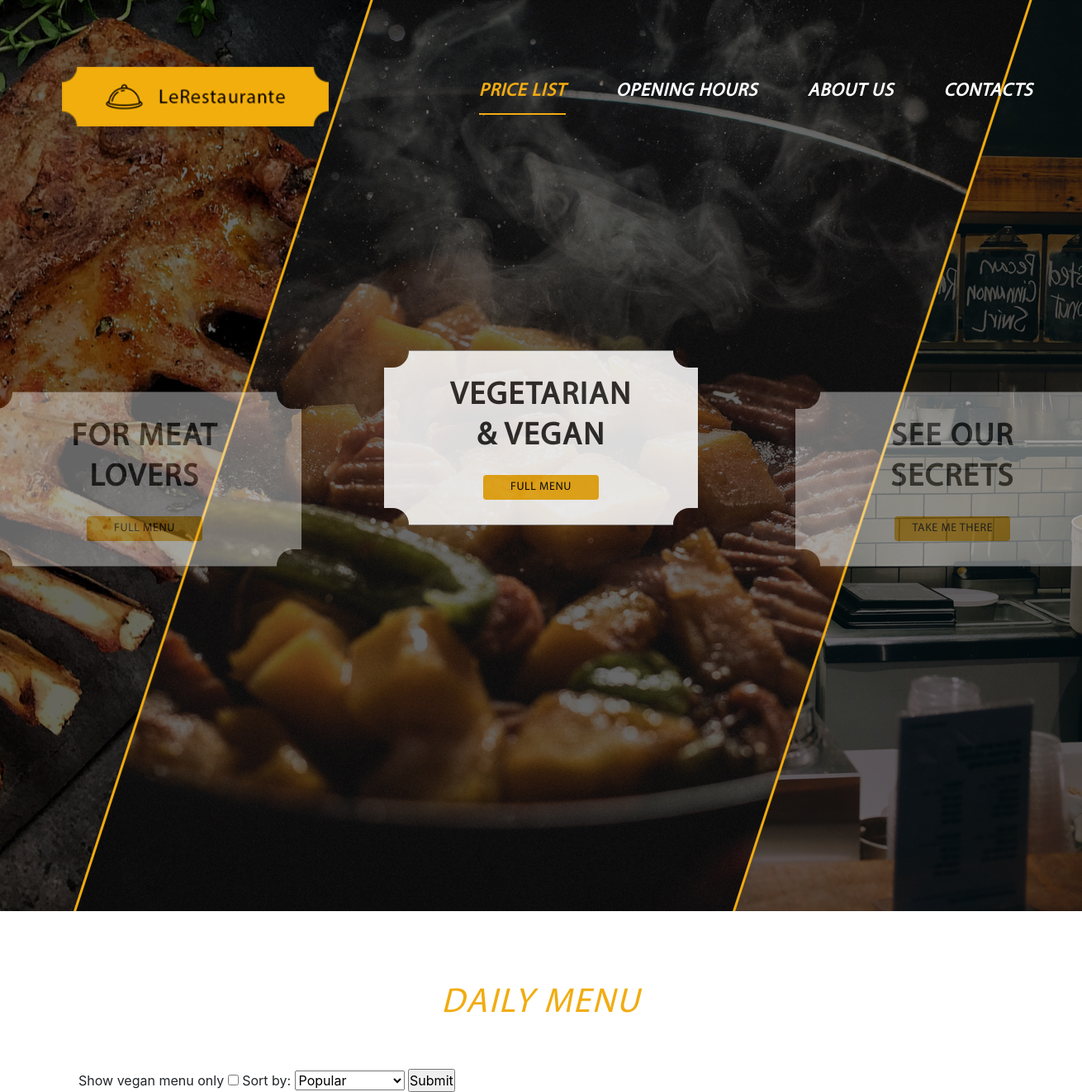
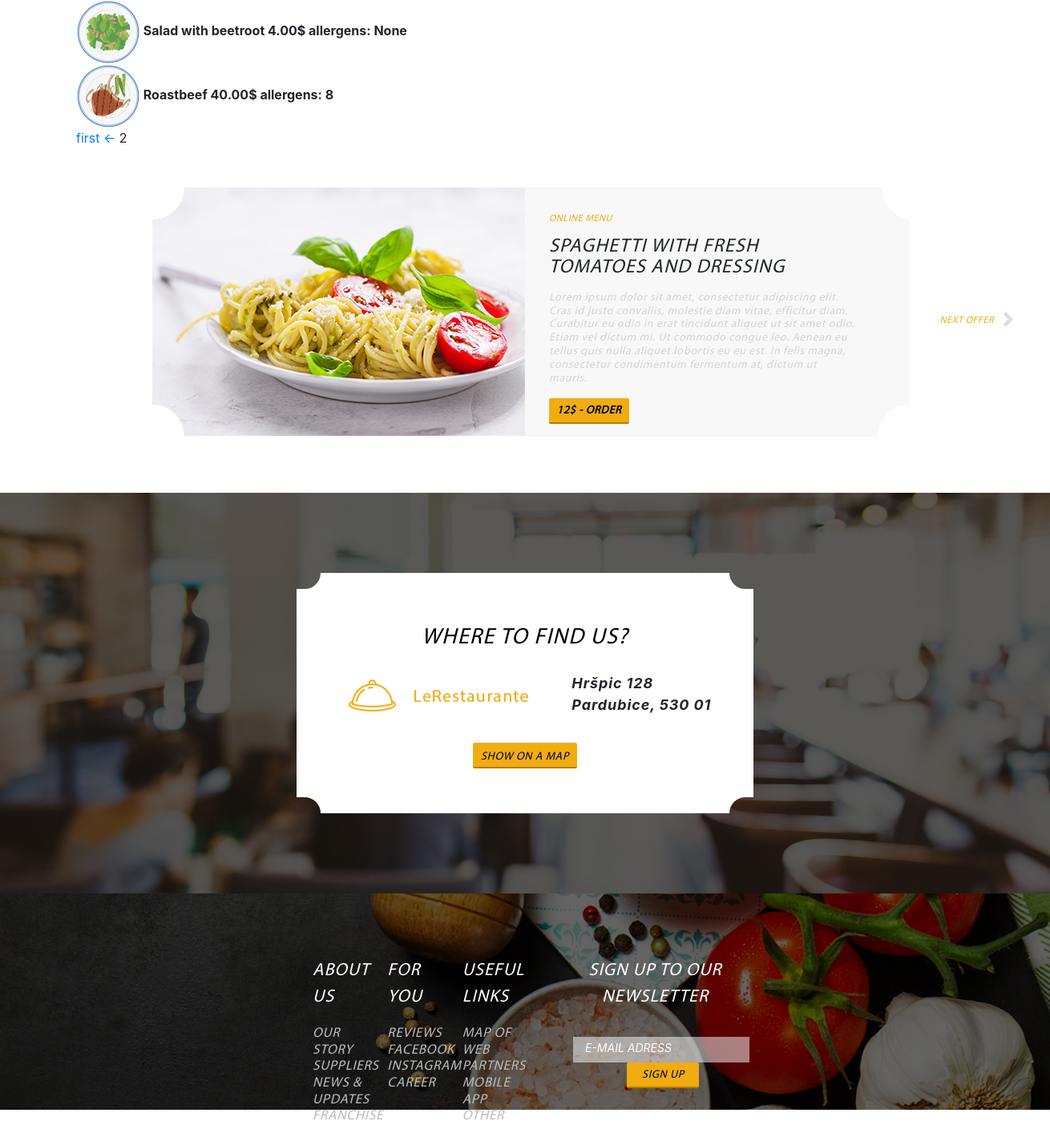
The app's page /page2 with its own data (2 pictures, top to bottom).
### menu/models.py (models this page shows, shortened)
class Dish(models.Model):
    title = models.CharField(verbose_name=u'Название блюда', max_length=255)
    price = models.DecimalField(verbose_name=u'Цена', max_digits=6, decimal_places=2)
    rating = models.IntegerField(verbose_name=u'Рейтинг', default=0, null=True)
    vegan = models.BooleanField(verbose_name=u'Вегетерианкое')
    allergens = models.CharField(verbose_name=u'Аллергены', max_length=64)
    img = models.FileField(upload_to='uploads/', default='uploads/chicken.svg')
    class Meta:
        verbose_name = u'Блюдо'
        verbose_name_plural = u'Блюда'
        ordering = ('-rating', '-id')

### menu/views.py (the view)
# urls.py: url(r'^page(?P<page>\d+)', views.DishList.as_view()),
class DishList(ListView):
    template_name = 'index.html'
    model = Dish
    paginate_by = 6
    def dispatch(self, request, *args, **kwargs):
        self.form = SortingForm(request.GET)
        self.form.is_valid()
        return super(DishList, self).dispatch(request, *args, **kwargs)
    def get_queryset(self):
        queryset = Dish.objects.all()
        if self.form.cleaned_data.get('for_vegan'):
            queryset = queryset.filter(vegan=self.form.cleaned_data.get('for_vegan'))
        if self.form.cleaned_data.get('sort_field'):
            queryset = queryset.order_by(self.form.cleaned_data.get('sort_field'))
        return queryset
    def get_context_data(self, **kwargs):
        context = super(DishList, self).get_context_data(**kwargs)
        context['form'] = self.form
        return context

### menu/forms.py
class SortingForm(forms.Form):
    for_vegan = forms.BooleanField(required=False)
    sort_field = forms.ChoiceField(choices=(( '-rating', 'Popular'),
                                   ('-id', 'New'),
                                   ('price', 'Price (lowest)'),
                                   ('-price', 'Price (highest)')),
                                   required=False)

### menu/templatetags/query_update.py (called while the page is built)
@register.simple_tag
def query_update(query, key, value):
    query = query.copy()
    query[key] = value
    return query.urlencode()

### menu/templates/index.html (shortened to what this page needs)
<!DOCTYPE html>
<html lang="ru">
<head>
	    {% load staticfiles %}
	<link rel="stylesheet" href="https://use.fontawesome.com/releases/v5.1.0/css/all.css">
	<link rel="stylesheet" href="{% static 'menu/css/main.min.css' %}" >
</head>
<body>
	<div class="header col-12">
		<div class="row">
			<div class="logo col-4">
				<img src="{% static 'img/logo.svg' %}" alt="Лого">
			</div>
			<div class="navbar col-8">
				<nav>
					<ul>
						<li><a class="active" href="#">PRICE LIST</a></li>
						<li><a href="#">OPENING HOURS</a></li>
						<li><a href="#">ABOUT US</a></li>
						<li><a href="#">CONTACTS</a></li>
					</ul>
				</nav>
			</div>
		</div>
		<div class="messages row">
			<div class="banner_left col-4">
				<div class="message_left">
					<div class="message_wrap">
					<p>
						FOR MEAT LOVERS
					</p>
					<button class="full_menu_button">FULL MENU</button>
					</div>
				</div>
			</div>
			<div class="banner col-4">
				<div class="message">
					<div class="message_wrap">
						<p>
							VEGETARIAN & VEGAN
						</p>
					<button class="full_menu_button">FULL MENU</button>
					</div>
				</div>
			</div>
			<div class="banner_right col-4">
				<div class="message_right">
					<div class="message_wrap">
					<p>
						SEE OUR SECRETS
					</p>
					<button class="full_menu_button">TAKE ME THERE</button>
					</div>
				</div>
			</div>
		</div>
	</div>
	<div class="daily_menu col-12">
		<div class="daily_menu_wrap col-12">
			<h1>
				DAILY MENU
			</h1>
        {% load query_update %}
    <form action="#1">
        Show vegan menu only
        {{ form.for_vegan }}
        Sort by:
        {{ form.sort_field }}
        <input type="submit">
    </form>
    {% for dish in object_list %}
       <b><img src="{{ dish.img.url }}"> {{ dish.title }} {{ dish.price }}$ allergens: {{ dish.allergens }} {{ cart_form }}</b>
       <br/>
    {% endfor %}
    {% if paginator.num_pages > 1 %}
        {% if page_obj.number != 1 %}
            <a href="?{% query_update request.GET 'page' 1 %}#1">first</a>
        {% endif %}
        {% if page_obj.has_previous %}
            <a href="?{% query_update request.GET 'page' page_obj.previous_page_number %}#1">&larr;</a>
        {% endif %}
        <span class="current_page"> {{ page_obj.number }}</span>
    {% endif %}
			<div class="online_menu">
				<div class="online_menu_wrap row">
					<div class="online_menu_img col-6">
						<img src="{% static 'menu/img/online_menu.png' %}" alt="Меню">
					</div>
					<div class="online_menu_text col-6">
						<h2>ONLINE MENU</h2>
						<p class="item_name">SPAGHETTI WITH FRESH TOMATOES AND DRESSING</p>
						<p class="about_item">Lorem ipsum dolor sit amet, consectetur adipiscing elit. Cras id justo convallis, molestie diam vitae, efficitur diam. Curabitur eu odio in erat tincidunt aliquet ut sit amet odio. Etiam vel dictum mi. Ut commodo congue leo. Aenean eu tellus quis nulla aliquet lobortis eu eu est. In felis magna, consectetur condimentum fermentum at, dictum ut mauris.</p>
						<p class="order_button_wrap"><button class="order_button">12$ - ORDER</button></p>
					</div>
				</div>
			</div>
			<div class="next_offer">
				<p>NEXT OFFER</p><i class="fas fa-angle-right"></i>
			</div>
		</div>
	</div>
	<div class="about row">
		<div class="location_wrap row">
			<div class="location">
				<div class="where"><p>WHERE TO FIND US?</p></div>
				<div class="name_adress_wrap row">
					<div class="name col-7"><img src="{% static 'menu/img/logo.png' %}" alt="Лого"></div>
					<div class="adress col-5"><p>Hršpic 128</p><p>Pardubice, 530 01</p></div>
				</div>
				<div class="map_butt">
					<button class="map_button">SHOW ON A MAP</button>
				</div>
			</div>
		</div>
	</div>
	<div class="footer row">
		<div class="about_us col-2">
			<h3>ABOUT US</h3>
			<ul>
				<li><a href="#">OUR STORY</a></li>
				<li><a href="#">SUPPLIERS</a></li>
				<li><a href="#">NEWS & UPDATES</a></li>
				<li><a href="#">FRANCHISE</a></li>
			</ul>
		</div>
		<div class="for_you col-2">
			<h3>FOR YOU</h3>
			<ul>
				<li><a href="#">REVIEWS</a></li>
				<li><a href="#">FACEBOOK</a></li>
				<li><a href="#">INSTAGRAM</a></li>
				<li><a href="#">CAREER</a></li>
			</ul>
		</div>
		<div class="links col-2">
			<h3>USEFUL LINKS</h3>
			<ul>
				<li><a href="#">MAP OF WEB</a></li>
				<li><a href="#">PARTNERS</a></li>
				<li><a href="#">MOBILE APP</a></li>
				<li><a href="#">OTHER</a></li>
			</ul>
		</div>
		<div class="newsletter col-6">
			<h3>SIGN UP TO OUR NEWSLETTER</h3>
			<input class="email" placeholder="E-MAIL ADRESS"></input>
			<button class="sign_button">SIGN UP</button>
		</div>
	</div>
</body>
</html>

### records on screen
Dish: img (picture), title "Salad with beetroot", price "4.00", allergens "None"
Dish: img (picture), title "Roastbeef", price "40.00", allergens "8"

### other values on screen
{{ page_obj.number }} "2"
